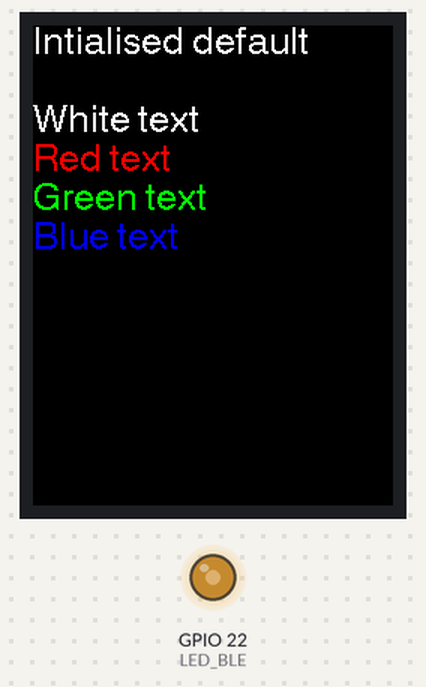
A program run on a simulated ESP32. Parts: 240×320 colour display, output pins drawn as LEDs (lit = HIGH). What the program prints to the serial monitor is not drawn.

Above: at 0.3 s.
At 5.4 s:
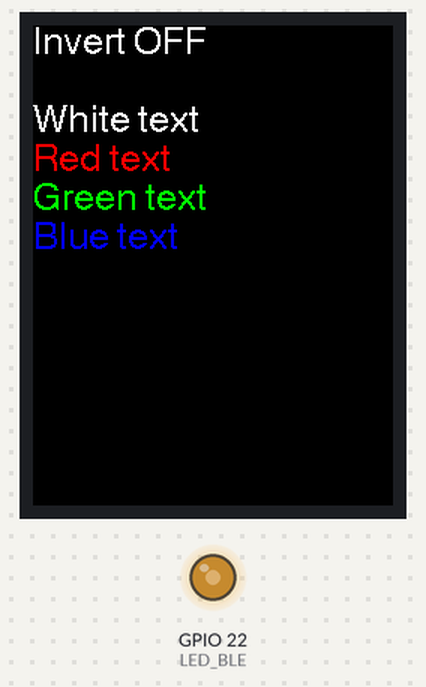
At 10.5 s:
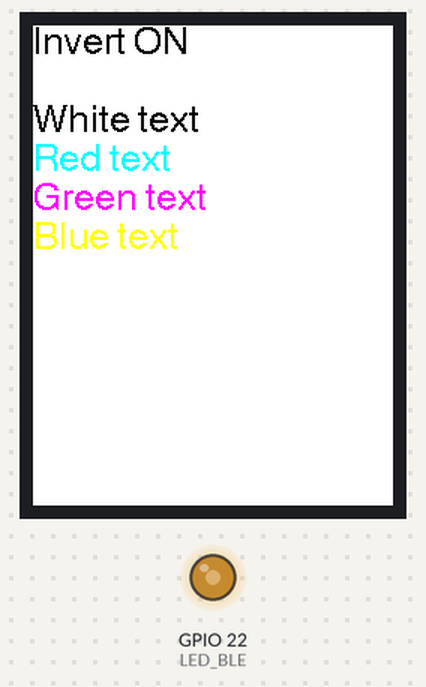

The program:

main.cpp
```cpp
#include <Arduino.h>
#include <SPIFFS.h>
#include <SPI.h>


//   Diagnostic test for the displayed colour order
//
// Writen by Bodmer 17/2/19 for the TFT_eSPI library:
// https://github.com/Bodmer/TFT_eSPI

/*
 Different hardware manufacturers use different colour order
 configurations at the hardware level.  This may result in
 incorrect colours being displayed.

 Incorrectly displayed colours could also be the result of
 using the wrong display driver in the library setup file.

 Typically displays have a control register (MADCTL) that can
 be used to set the Red Green Blue (RGB) colour order to RGB
 or BRG so that red and blue are swapped on the display.

 This control register is also used to manage the display
 rotation and coordinate mirroring. The control register
 typically has 8 bits, for the ILI9341 these are:

 Bit Function
 7   Mirror Y coordinate (row address order)
 6   Mirror X coordinate (column address order)
 5   Row/column exchange (for rotation)
 4   Refresh direction (top to bottom or bottom to top in portrait orientation)
 3   RGB order (swaps red and blue)
 2   Refresh direction (top to bottom or bottom to top in landscape orientation)
 1   Not used
 0   Not used

 The control register bits can be written with this example command sequence:

    tft.writecommand(TFT_MADCTL);
    tft.writedata(0x48);          // Bits 6 and 3 set

 0x48 is the default value for ILI9341 (0xA8 for ESP32 M5STACK)
 in rotation 0 orientation.

 Another control register can be used to "invert" colours,
 this swaps black and white as well as other colours (e.g.
 green to magenta, red to cyan, blue to yellow).

 To invert colours insert this line after tft.init() or tft.begin():

    tft.invertDisplay( invert ); // Where invert is true or false

*/

#include <SPI.h>

#include <TFT_eSPI.h>       // Hardware-specific library
#define LED_BLE  (22)

TFT_eSPI tft = TFT_eSPI();  // Invoke custom library

void setup(void) {

  Serial.begin(921600UL);
  tft.init();
  ledcAttachPin(LED_BLE, 1);     // assign TFT_BL pin to channel 1
  ledcSetup(1, 12000UL, 8);       // 12 kHz PWM, 8-bit resolution
  ledcWrite(1, 128U);

  tft.fillScreen(TFT_BLACK);

  // Set "cursor" at top left corner of display (0,0) and select font 4
  tft.setCursor(0, 0, 4);

  // Set the font colour to be white with a black background
  tft.setTextColor(TFT_WHITE, TFT_BLACK);

  // We can now plot text on screen using the "print" class
  tft.println("Intialised default\n");
  Serial.printf("white text \r\n");
  tft.println("White text");

  tft.setTextColor(TFT_RED, TFT_BLACK);
  Serial.printf("Red text \r\n");
  tft.println("Red text");


  tft.setTextColor(TFT_GREEN, TFT_BLACK);
  Serial.printf("Green text \r\n");
  tft.println("Green text");

  tft.setTextColor(TFT_BLUE, TFT_BLACK);
  Serial.printf("Blue text \r\n");
  tft.println("Blue text");

  delay(5000);

}

void loop() {

  tft.invertDisplay( false ); // Where i is true or false

  tft.fillScreen(TFT_BLACK);

  tft.setCursor(0, 0, 4);

  tft.setTextColor(TFT_WHITE, TFT_BLACK);
  Serial.printf("Invert OFF\n");
  tft.println("Invert OFF\n");

  Serial.printf("white text \r\n");
  tft.println("White text");

  tft.setTextColor(TFT_RED, TFT_BLACK);
  Serial.printf("Red text \r\n");
  tft.println("Red text");

  tft.setTextColor(TFT_GREEN, TFT_BLACK);
  Serial.printf("Green text \r\n");
  tft.println("Green text");

  tft.setTextColor(TFT_BLUE, TFT_BLACK);
  Serial.printf("Blue text \r\n");
  tft.println("Blue text");

  delay(5000);


  // Binary inversion of colours
  tft.invertDisplay( true ); // Where i is true or false

  tft.fillScreen(TFT_BLACK);

  tft.setCursor(0, 0, 4);

  tft.setTextColor(TFT_WHITE, TFT_BLACK);
  tft.println("Invert ON\n");

  tft.println("White text");

  tft.setTextColor(TFT_RED, TFT_BLACK);
  tft.println("Red text");

  tft.setTextColor(TFT_GREEN, TFT_BLACK);
  tft.println("Green text");

  tft.setTextColor(TFT_BLUE, TFT_BLACK);
  tft.println("Blue text");

  delay(5000);
}
```

Measured:
- what the display in image 1 shows lasts 5.1 s, from 5.4 s to 10.5 s
